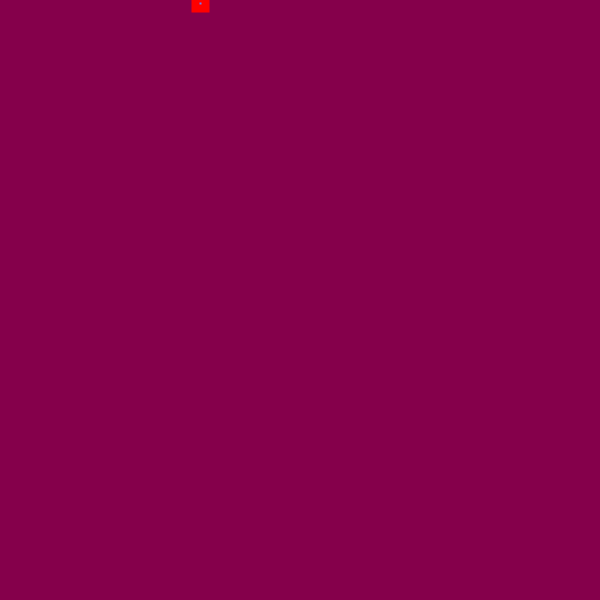
Frame 1 (no input)
Frame 60 (the mouse pressed at the canvas centre just before this capture): identical to frame 1, image omitted
Frame 120 (the mouse held since frame 60 and released just before this capture): identical to frame 1, image omitted

The Processing sketch that drew this single still picture (run headless with seeded random() and noise(); from frame 60 on, the mouse is pressed at the canvas centre):

// Processing sketch: Execise_1
// ── Execise_1.pde
  float x = 1;
  
  void setup() {
    size(600, 600);
    rectMode(CENTER);
  }
  
  void draw() {
    background(133, 0, 75);
    stroke(255, 0, 0);
    strokeWeight(8);
    fill(100, 127, 255);
    rect(width/3, x+2, 10, 10);
  }
